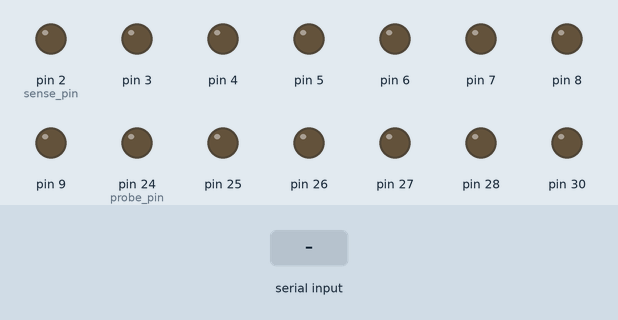
Bench run of a sketch on a simulated Arduino Mega 2560, built with avr-gcc and run on an emulated ATmega2560. Parts: output pins drawn as LEDs (lit = HIGH). The test bench sets the inputs (shaded band). What the sketch prints to the serial monitor is not drawn.

Above: at 1.2 s.
1.3 s: "1\n" received over Serial
At 1.6 s:
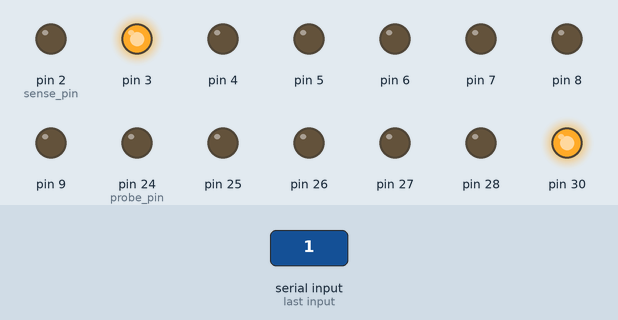
3.1 s: "0\n" received over Serial
At 4.0 s:
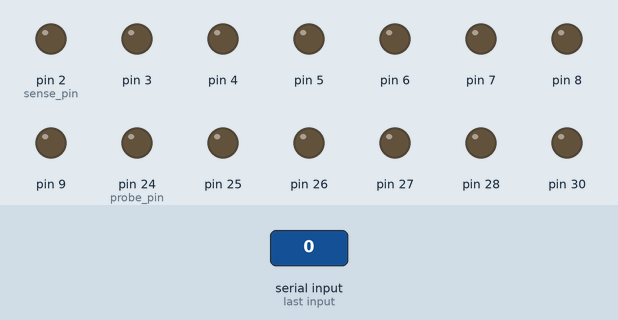
4.7 s: "2\n" received over Serial
At 5.05 s:
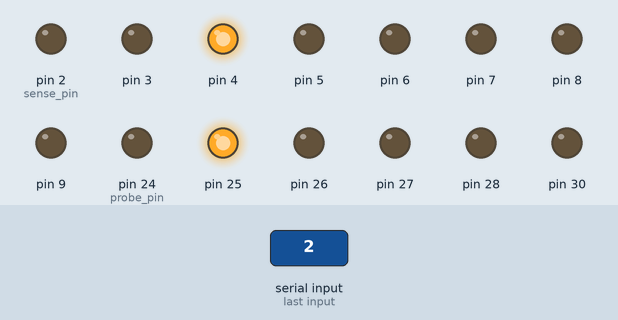
Timing chart, 0 to 7.7 s (numbered marks = the images above; inputs shaded):
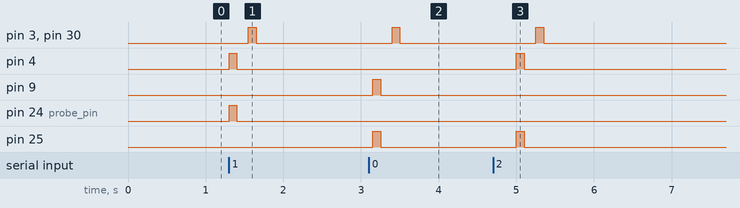

The sketch:

typewriter_serial_control.ino
```cpp
// Typewriter serial control script (Brother SX-4000)
// by Keiran Cantilina (2017)

// Inspired by work done by Scott Perry (2009) documented on his site <http://numist.net/post/2010/project-typewriter.html>, this
// particular implementation uses different (hopefully simpler) approaches in both hardware and software.
// This code is meant to be run on some sort of AVR/arduino thingy interfaced to the keyboard matrix pins of the typewriter.

// An attempt was made to make this project an excercize in exceptionally human-readable code

// Variable declaration
int incomingByte = 0;
char incomingLetter = '\0';
char search = '\0';
bool is_found = false;
bool is_uppercase = false;
int index = 9;
int probe_pin = 24;
int sense_pin = 2;

// Milliseconds between typed characters to allow time for daisy wheel to turn
int character_delay = 150;

// Character array, omitting non-ascii characters and stuff the typewriter can't do (like "\" apparently) plus space for null character at the end
char lowercase_array[48] = {' ', ',', '/', '1', '3', '7', '5', '-', '9', '.', '2', '4', '8', '6', '=', '0', 'q', 'e', 't', 'o', 'u', 'n', 'v', ';', 'z', 'f', 'h', 's', 'k', 'x', 'c', ']', 'w', 'r', 'y', 'p', 'i', 'm', 'b', 'a', 'g', 'j', 'd', 'l', '\t', '\n', '\''};
char uppercase_array[42] = {'?', '!', '#', '&', '%', '_', '(', '@', '$', '*', '+', ')', 'Q', 'E', 'T', 'O', 'U', 'N', 'V', ':', 'Z', 'F', 'H', 'S', 'K', 'X', 'C', '[', 'W', 'R', 'Y', 'P', 'I', 'M', 'B', '"', 'A', 'G', 'J', 'D', 'L'};

// Probe pin array
int probe_array_lowercase[] = {30, 24, 24, 24, 24, 24, 24, 24, 24, 25, 25, 25, 25, 25, 25, 25, 26, 26, 26, 26, 26, 26, 26, 27, 27, 27, 27, 27, 27, 27, 27, 28, 28, 28, 28, 28, 28, 28, 28, 29, 29, 29, 29, 29, 29, 30, 29};
int probe_array_uppercase[] = {24, 24, 24, 24, 24, 24, 24, 25, 25, 25, 25, 25, 26, 26, 26, 26, 26, 26, 26, 27, 27, 27, 27, 27, 27, 27, 27, 28, 28, 28, 28, 28, 28, 28, 28, 29, 29, 29, 29, 29, 29};

// Sense pin array
int sense_array_lowercase[] = {2, 2, 3, 4, 5, 6, 7, 8, 9, 2, 4, 5, 6, 7, 8, 9, 3, 4, 5, 6, 7, 8, 9, 2, 3, 4, 5, 6, 7, 8, 9, 2, 3, 4, 5, 6, 7, 8, 9, 3, 4, 5, 6, 7, 9, 3, 2};
int sense_array_uppercase[] = {3, 4, 5, 6, 7, 8, 9, 4, 5, 6, 8, 9, 3, 4, 5, 6, 7, 8, 9, 2, 3, 4, 5, 6, 7, 8, 9, 2, 3, 4, 5, 6, 7, 8, 9, 2, 3, 4, 5, 6, 7};

void setup() {


	// Pin initiation. The first pair of for-loops isn't strictly necessary, but the second pair prevents catastrophic malfunction (at least when using certain sketchy arduino boards).

	// Sense pins set to output
	for(int i = 2; i<10; i++){
		pinMode(i, OUTPUT);
	}

	// Probe pins set to output
	for(int i = 24; i<32; i++){
		pinMode(i, OUTPUT);
	}

	// Sense pins set LOW (otherwise they float weird and all hell breaks loose)
	for(int i = 2; i<10; i++){
		digitalWrite(i, LOW);
	}

	// Probe pins set LOW
	for(int i = 24; i<32; i++){
		digitalWrite(i, LOW);
	}

	// Serial init. Change this if it's too slow, although you should only be receiving 7 bits at a time...
	Serial.begin(9600);

}


void loop() {

	// Only run if there is something to type in the serial receive buffer
	if(Serial.available() > 0){

		// Transform input byte to char for my reading convenience when the inevitable troubleshooting begins
		incomingByte = Serial.read();
		incomingLetter = char(incomingByte);

		// Iterate through lowercase.array to find the recieved char until it's either found or the whole array is searched
		for(int j = 0; j<47 && is_found==false; j++){
			search = lowercase_array[j];

			// If the letter is found, capture index and flip flag to "found"
			if(search == incomingLetter){
				index = j;
				is_uppercase = false;
				is_found = true;
			}

		}

		// If the letter wasn't previously found, search the uppercase.array until it's either found or the whole array is searched
		for(int k = 0; k<42 && is_found==false; k++){
			search = uppercase_array[k];

			// If the letter is found, capture index, mark character as uppercase and flip flag to "found"
			if(search == incomingLetter){
				index = k;
				is_uppercase = true;
				is_found = true;
			}

		}

		// If the letter wasn't found, sub with "*"
		if(is_found == false){
			index = 9;
			is_uppercase = true;
		}

		// Reset is.found flag
		is_found = false;

		// Lookup probe and sense pin coords from arrays
		if(is_uppercase == false){
			probe_pin = probe_array_lowercase[index];
			sense_pin = sense_array_lowercase[index];
		}

		if(is_uppercase == true){
			probe_pin = probe_array_uppercase[index];
			sense_pin = sense_array_uppercase[index];
		}

		// Make sure capslock is down if necessary
		if(is_uppercase == true){
			digitalWrite(31, HIGH);
			digitalWrite(3, HIGH);
			delay(50);
			digitalWrite(31, LOW);
			digitalWrite(3, LOW);
			delay(50);
		}

		// Time to have that character typed!
		digitalWrite(probe_pin, HIGH);
		digitalWrite(sense_pin, HIGH);
		delay(100);
		digitalWrite(probe_pin, LOW);
		digitalWrite(sense_pin, LOW);
		delay(character_delay);

		// If carriage return was pressed, wait for it to go back
		if(incomingLetter == '\n'){
			delay(1350);
		}

		// Make sure capslock is up if necessary
		if(is_uppercase == true){
			digitalWrite(31, HIGH);
			digitalWrite(2, HIGH);
			delay(50);
			digitalWrite(31, LOW);
			digitalWrite(2, LOW);
			delay(50);
		}

		// Reset appropriate variables
		is_found = false;
		is_uppercase = false;

		// Send "ready" signal if serial buffer is empty
		if(Serial.available() == 0){
			Serial.write("R");
		}
	}

}
```

Measured:
- after the input at 1.3 s, pin 3, pin 30: LOW → HIGH after 0.25 s, → LOW 0.10 s later; pin 4, pin 24 (probe_pin): LOW → HIGH at once, → LOW 0.10 s later
- after the input at 3.1 s, pin 3, pin 30: LOW → HIGH after 0.30 s, → LOW 0.10 s later; pin 9, pin 25: LOW → HIGH after 0.05 s, → LOW 0.10 s later
- after the input at 4.7 s, pin 3, pin 30: LOW → HIGH after 0.55 s, → LOW 0.10 s later; pin 4, pin 25: LOW → HIGH after 0.30 s, → LOW 0.10 s later
